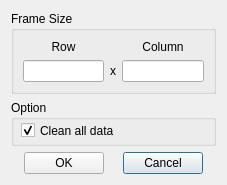
<?xml version="1.0" encoding="UTF-8"?>
<ui version="4.0">
 <class>Dialog</class>
 <widget class="QDialog" name="Dialog">
  <property name="geometry">
   <rect>
    <x>0</x>
    <y>0</y>
    <width>222</width>
    <height>185</height>
   </rect>
  </property>
  <property name="windowTitle">
   <string>Reset Frame</string>
  </property>
  <layout class="QGridLayout" name="gridLayout_5">
   <item row="0" column="0">
    <layout class="QGridLayout" name="gridLayout_2">
     <item row="0" column="0">
      <widget class="QGroupBox" name="groupBox">
       <property name="title">
        <string>Frame Size</string>
       </property>
       <layout class="QGridLayout" name="gridLayout_6">
        <item row="0" column="0">
         <layout class="QGridLayout" name="gridLayout">
          <item row="0" column="2">
           <widget class="QLabel" name="label">
            <property name="text">
             <string>Column</string>
            </property>
            <property name="alignment">
             <set>Qt::AlignCenter</set>
            </property>
           </widget>
          </item>
          <item row="0" column="0">
           <widget class="QLabel" name="label_2">
            <property name="text">
             <string>Row</string>
            </property>
            <property name="alignment">
             <set>Qt::AlignCenter</set>
            </property>
           </widget>
          </item>
          <item row="1" column="0">
           <widget class="QLineEdit" name="lineEdit_Row"/>
          </item>
          <item row="1" column="2">
           <widget class="QLineEdit" name="lineEdit_Col"/>
          </item>
          <item row="1" column="1">
           <widget class="QLabel" name="label_3">
            <property name="text">
             <string>x</string>
            </property>
            <property name="alignment">
             <set>Qt::AlignCenter</set>
            </property>
           </widget>
          </item>
         </layout>
        </item>
       </layout>
      </widget>
     </item>
    </layout>
   </item>
   <item row="1" column="0">
    <layout class="QGridLayout" name="gridLayout_3">
     <item row="0" column="0">
      <widget class="QGroupBox" name="groupBox_2">
       <property name="title">
        <string>Option</string>
       </property>
       <widget class="QCheckBox" name="checkBox_clean">
        <property name="geometry">
         <rect>
          <x>10</x>
          <y>20</y>
          <width>101</width>
          <height>21</height>
         </rect>
        </property>
        <property name="text">
         <string>Clean all data</string>
        </property>
        <property name="checked">
         <bool>true</bool>
        </property>
       </widget>
      </widget>
     </item>
    </layout>
   </item>
   <item row="2" column="0">
    <layout class="QGridLayout" name="gridLayout_4">
     <item row="0" column="3">
      <widget class="QPushButton" name="pushButton_Cancel">
       <property name="text">
        <string>Cancel</string>
       </property>
      </widget>
     </item>
     <item row="0" column="0">
      <widget class="QLabel" name="label_5">
       <property name="text">
        <string/>
       </property>
      </widget>
     </item>
     <item row="0" column="2">
      <widget class="QLabel" name="label_6">
       <property name="text">
        <string/>
       </property>
      </widget>
     </item>
     <item row="0" column="1">
      <widget class="QPushButton" name="pushButton_OK">
       <property name="text">
        <string>OK</string>
       </property>
      </widget>
     </item>
     <item row="0" column="4">
      <widget class="QLabel" name="label_7">
       <property name="text">
        <string/>
       </property>
      </widget>
     </item>
    </layout>
   </item>
  </layout>
 </widget>
 <resources/>
 <connections/>
</ui>
